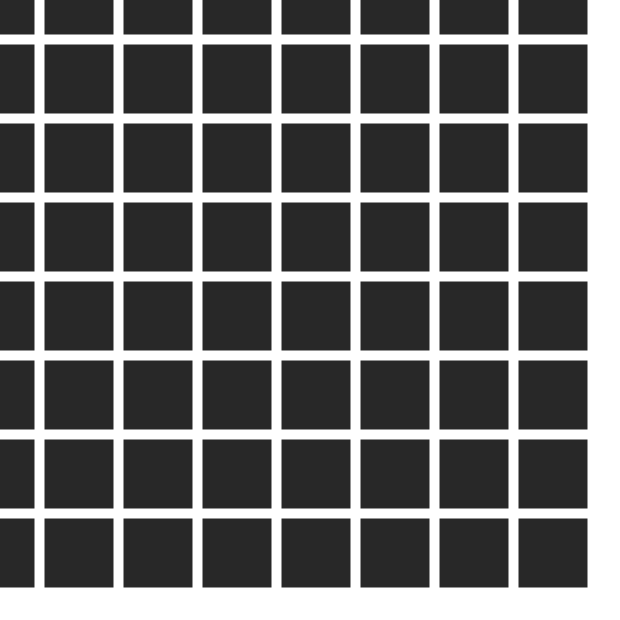
Frame 1 (no input)
Frame 60 (the mouse pressed at the canvas centre just before this capture): identical to frame 1, image omitted
Frame 120 (the mouse held since frame 60 and released just before this capture): identical to frame 1, image omitted

The Processing sketch that drew this single still picture (run headless with seeded random() and noise(); from frame 60 on, the mouse is pressed at the canvas centre):

// Processing sketch: build
// ── build.pde
/*
 * © thedotisblack.com
 * Not Random Grid 01
 * step_00
 * create a grid with two for loops for x- and y-axis
 */

color bc = color(255);
color fc = color(40);
int nw = 620;
int nh = 620;
float xStep;
float yStep;
int rectSize;

void settings() {
  size(nw, nh);
  smooth();
}

void setup() {
  surface.setLocation(25, 25);
  // ---
  xStep = ceil( nw * 0.126 );
  yStep = ceil( nh * 0.126 );
  rectSize = ceil( nw * 0.111 );
  // ---
  noStroke();
  fill(fc);
  rectMode(CENTER);
  // ---
  println("x steps -> ", xStep);
  println("y steps -> ", yStep);
  println("rect size -> ", rectSize);
}

void draw() {
  background(bc);
  // ---
  for (int x = 0; x < width; x += xStep) {
    for (int y = 0; y < height; y += yStep) {
      rect(x, y, rectSize, rectSize);
    }
  }
}
